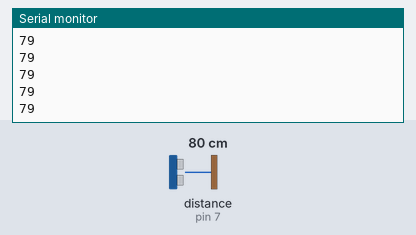
A sketch run on a simulated Arduino Uno, built with avr-gcc and run on an emulated ATmega328P. Shown: the last lines printed to the serial monitor. Wiring (inferred from the names in the program): ultrasonic range finder: trigger pin 8; echo pin 7. The inputs (shaded band) are chosen by the test bench; at power-on: distance to the obstacle (sensor on pin 7) 80 cm. The echo pulse lasts 58.3 µs per cm.

Above: at 1.2 s.
1.3 s: distance to the obstacle (sensor on pin 7) set to 2 cm
At 2.1 s:
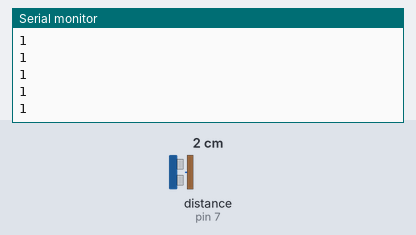
2.8 s: distance to the obstacle (sensor on pin 7) set to 4 cm
At 3.9 s:
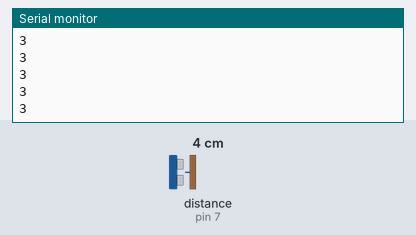
Timing chart, 0 to 5.8 s (numbered marks = the images above; inputs shaded):
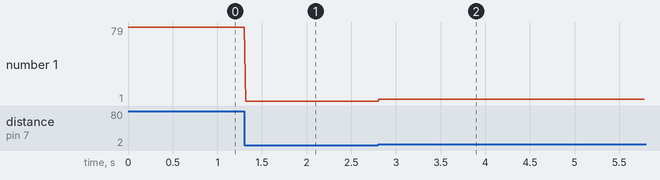

The sketch:

ex3-7.ino
```cpp
// Example 3-7. The HC-SR04 Arduino sketch

// hc-sr04.ino - distance using ultrasonic ping sensor
// (c) BotBook.com - Karvinen, Karvinen, Valtokari

int trigPin = 8;
int echoPin = 7;
float v=331.5+0.6*20; // m/s

void setup()
{
  Serial.begin(9600);
  pinMode(trigPin, OUTPUT);
  pinMode(echoPin, INPUT);
}

float distanceCm(){
  // send sound pulse
  digitalWrite(trigPin, LOW);
  delayMicroseconds(3);
  digitalWrite(trigPin, HIGH);
  delayMicroseconds(5);
  digitalWrite(trigPin, LOW);

  // listen for echo
  float tUs = pulseIn(echoPin, HIGH); // microseconds
  float t = tUs / 1000.0 / 1000.0 / 2.0;  // s
  float d = t*v;  // m
  return d*100; // cm
}

void loop()
{
  int d=distanceCm();
  Serial.println(d, DEC);
  delay(20);  // ms
}
```

Measured:
- after the input at 1.3 s, the serial monitor: prints a new line at once (image 1)
- after the input at 2.8 s, the serial monitor: prints a new line at once (image 2)
- plotted number 1: 79 → 1 after the input at 1.3 s, 1 → 3 after the input at 2.8 s
